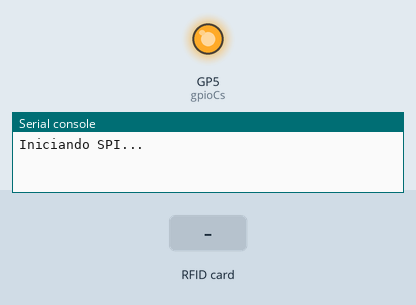
This program was run on a simulated Raspberry Pi Pico running MicroPython. On the bench: output pins drawn as LEDs (lit = HIGH), the last lines printed to the serial console. The test bench sets the inputs (shaded band). Pins used as bus, display or sensor lines are not drawn.

Above: at 0.01 s.
At 1.3 s:
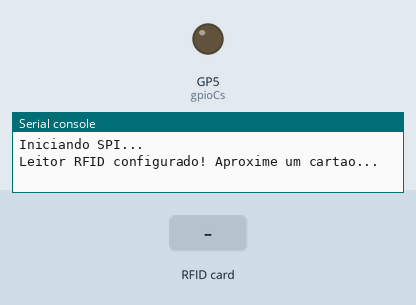
1.4 s: RFID card 5E 7A 19 C4 held to the reader
Timing chart, 0 to 4.4 s (numbered marks = the images above; inputs shaded):
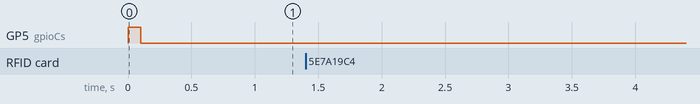

The program:

teste_rfid.py
```python
from machine import Pin, SPI
import time
from rfid_rc522 import MFRC522

print("Iniciando SPI...")
spi = SPI(0, baudrate=1_000_000, polarity=0, phase=0,
          sck=Pin(2), mosi=Pin(3), miso=Pin(4))

rfid = MFRC522(spi=spi, gpioRst=Pin(0), gpioCs=Pin(5))
print("Leitor RFID configurado! Aproxime um cartao...")

while True:
    stat, tag_type = rfid.request(rfid.REQIDL)
    if stat == rfid.OK:
        stat, raw_uid = rfid.anticoll()
        if stat == rfid.OK:
            uid_hex = "".join(f"{b:02X}" for b in raw_uid)
            print(f"CARTAO DETECTADO! UID: {uid_hex}")
            time.sleep(1) # Aguarda 1 segundo para não floodar a tela
```

rfid_rc522.py
```python
# src/hardware/rfid_rc522.py
# Driver MFRC522 para MicroPython (Raspberry Pi Pico 2W)
# Protocolo SPI 3.3V — compatível com módulo do kit Freenove
# Baseado na especificação MFRC522 da NXP

from machine import SPI, Pin
import time

class MFRC522:
    OK    = 0
    NOTAG = 1
    ERR   = 2

    REQIDL  = 0x26
    REQALL  = 0x52
    AUTHENT1A = 0x60

    # Registradores principais
    _CommandReg  = 0x01
    _ComIEnReg   = 0x02
    _ComIrqReg   = 0x04
    _ErrorReg    = 0x06
    _FIFODataReg = 0x09
    _FIFOLevelReg= 0x0A
    _ControlReg  = 0x0C
    _BitFramingReg=0x0D
    _ModeReg     = 0x11
    _TxControlReg= 0x14
    _TxASKReg    = 0x15
    _CRCResultReg= 0x21
    _TModeReg    = 0x2A
    _TPrescalerReg=0x2B
    _TReloadRegH = 0x2C
    _TReloadRegL = 0x2D
    _VersionReg  = 0x37

    def __init__(self, spi: SPI, gpioRst: Pin, gpioCs: Pin):
        self.spi = spi
        self.rst = gpioRst
        self.cs  = gpioCs
        self.rst.init(Pin.OUT, value=1)
        self.cs.init(Pin.OUT, value=1)
        self._reset()
        self._init()

    def _reset(self):
        self.rst.value(0)
        time.sleep_ms(50)
        self.rst.value(1)
        time.sleep_ms(50)

    def _write(self, reg, val):
        self.cs.value(0)
        self.spi.write(bytes([(reg << 1) & 0x7E, val]))
        self.cs.value(1)

    def _read(self, reg):
        self.cs.value(0)
        buf = bytearray(2)
        self.spi.write_readinto(bytes([((reg << 1) & 0x7E) | 0x80, 0]), buf)
        self.cs.value(1)
        return buf[1]

    def _set_bit(self, reg, mask):
        self._write(reg, self._read(reg) | mask)

    def _clr_bit(self, reg, mask):
        self._write(reg, self._read(reg) & (~mask))

    def _init(self):
        self._write(self._TModeReg,      0x8D)
        self._write(self._TPrescalerReg, 0x3E)
        self._write(self._TReloadRegL,   30)
        self._write(self._TReloadRegH,   0)
        self._write(self._TxASKReg,      0x40)
        self._write(self._ModeReg,       0x3D)
        self._set_bit(self._TxControlReg, 0x03)

    def _card_write(self, cmd, data):
        irq_en = 0x77 if cmd == 0x0C else 0x12
        self._write(self._ComIEnReg,  irq_en | 0x80)
        self._clr_bit(self._ComIrqReg, 0x80)
        self._set_bit(self._FIFOLevelReg, 0x80)
        self._write(self._CommandReg, 0x00)
        for b in data:
            self._write(self._FIFODataReg, b)
        self._write(self._CommandReg, cmd)
        if cmd == 0x0C:
            self._set_bit(self._BitFramingReg, 0x80)

        i = 2000
        while i > 0:
            n = self._read(self._ComIrqReg)
            i -= 1
            if n & 0x01 or n & irq_en:
                break
        self._clr_bit(self._BitFramingReg, 0x80)

        if i == 0:
            return self.ERR, None
        if self._read(self._ErrorReg) & 0x1B:
            return self.ERR, None

        back = []
        n = self._read(self._FIFOLevelReg)
        for _ in range(n):
            back.append(self._read(self._FIFODataReg))
        return self.OK, back

    def request(self, req_mode):
        self._write(self._BitFramingReg, 0x07)
        stat, back = self._card_write(0x0C, [req_mode])
        if stat != self.OK or len(back) != 2:
            return self.NOTAG, None
        return self.OK, back

    def anticoll(self):
        self._write(self._BitFramingReg, 0x00)
        stat, back = self._card_write(0x0C, [0x93, 0x20])
        if stat == self.OK and len(back) == 5:
            chk = 0
            for b in back[:4]:
                chk ^= b
            if chk != back[4]:
                return self.ERR, None
            return self.OK, back[:4]
        return self.ERR, None

    def version(self):
        return self._read(self._VersionReg)
```
